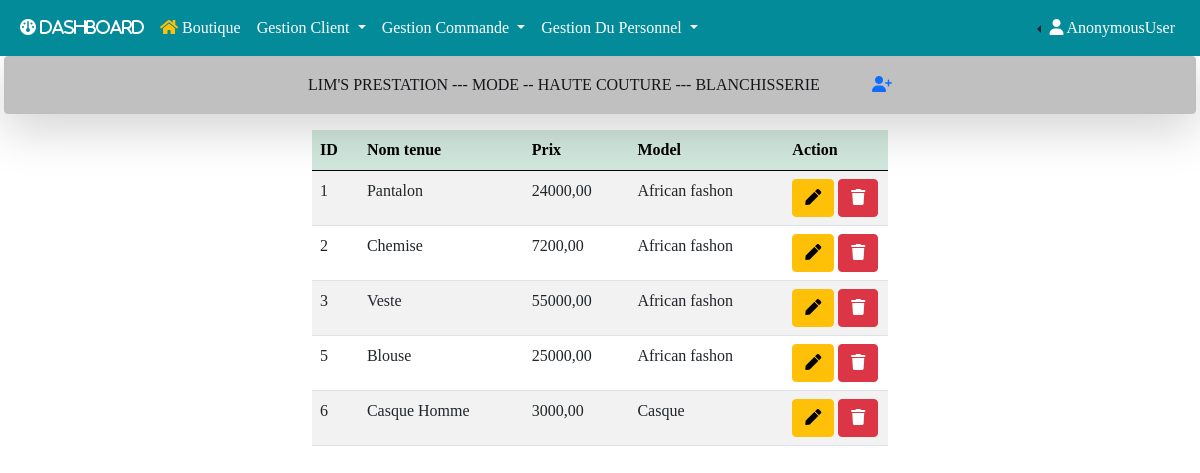
Page /tenue on the earlier database version.
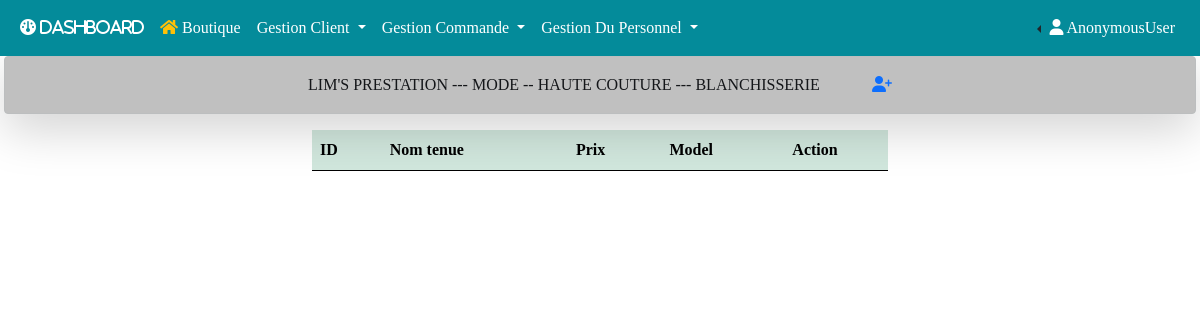
Same page on the later database version.
### gestion/models.py (models this page shows, shortened)
class Tenue(models.Model):
    libelle = models.CharField(max_length=200, null=True)
    price = models.DecimalField(max_digits=7, decimal_places=2)
    model = models.ForeignKey(ModelTenue, on_delete=models.CASCADE, null=True, blank=True)
    image = models.ImageField(upload_to='model_photo/', null=True, blank=True)
    created_at = models.DateTimeField(auto_now_add=True)
    modified_at = models.DateTimeField(auto_now_add=True)

class ModelTenue(models.Model):
    libelle = models.CharField(max_length=50, null=True)
    created_at = models.DateTimeField(auto_now_add=True)
    modified_at = models.DateTimeField(auto_now_add=True)
    def __str__(self):
        return self.libelle

### gestion/views.py (the view)
# urls.py: path('tenue', views.tenue, name='tenue'),
def tenue(request):
    tenues = Tenue.objects.all()
    context={"tenues":tenues}
    return render(request, 'gestion/tenue/tenue.html', context)

### gestion/templates/gestion/tenue/tenue.html (shortened to what this page needs)
{% extends 'base.html' %}
{% block add %}
<a href="{% url 'add_tenue' %}" title="Ajouter une tenue">
  <i class="fa-solid fa-user-plus ms-5"></i>
<a/>
{% endblock add %}
{% block main %}
<div class="container w-50">
    <table id="example" class="table table-striped" style="width:100%">
        <thead class="table-success">
            <tr>
                <th>ID</th>
                <th>Nom tenue</th>
                <th>Prix</th>
                <th>Model</th>
                <th style="width: 18%;">Action</th>
            </tr>
        </thead>
        <tbody>
            {% for tenue in tenues %}
            <tr>
                <td>{{tenue.id}}</td>
                <td>{{tenue.libelle}}</td>
                <td>{{tenue.price}}</td>
                <td>{{tenue.model}}</td>
                <td>
                    <a href="{% url 'edit_tenue' tenue.id %}" type="button" class="btn btn-warning" title="Edit Tenue">
                        <i class="fas fa-pen"></i>
                    </a>
                    <a href="{% url 'delete_tenue' tenue.id %}" type="button" class="btn btn-danger" title="Edit Tenue">
                        <i class="fas fa-trash"></i>
                    </a>
                </td>
            </tr>
            {% endfor %}
        </tbody>
    </table>
</div>
{% endblock main %}

Differences in the rows shown:
removed Tenue: id "1", libelle "Pantalon", price "24000,00", model "African fashon"
removed Tenue: id "2", libelle "Chemise", price "7200,00", model "African fashon"
removed Tenue: id "3", libelle "Veste", price "55000,00", model "African fashon"
removed Tenue: id "5", libelle "Blouse", price "25000,00", model "African fashon"
removed Tenue: id "6", libelle "Casque Homme", price "3000,00", model "Casque"
